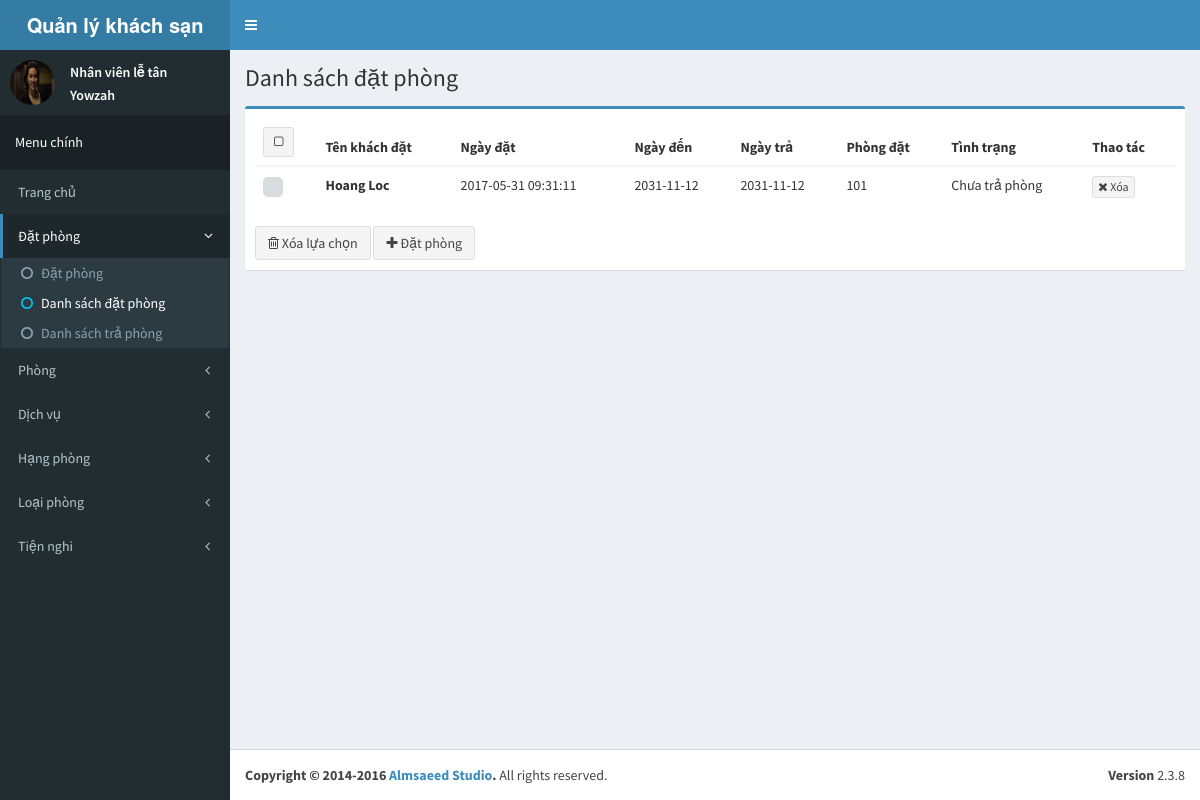
Page /admin/booking on the committed database.
### tables this page shows
CREATE TABLE `booking` (
  `booking_id` int(11) NOT NULL AUTO_INCREMENT,
  `customer_id` int(11) DEFAULT NULL,
  `quantity` int(11) DEFAULT NULL,
  `start_date` date DEFAULT NULL,
  `end_date` date DEFAULT NULL,
  `state` tinyint(1) DEFAULT NULL,
  `create_date` datetime DEFAULT NULL,
  PRIMARY KEY (`booking_id`),
  KEY `customer_id` (`customer_id`),
  CONSTRAINT `booking_ibfk_1` FOREIGN KEY (`customer_id`) REFERENCES `customer` (`customer_id`) ON DELETE CASCADE ON UPDATE CASCADE
);

CREATE TABLE `customer` (
  `customer_id` int(11) NOT NULL AUTO_INCREMENT,
  `fname` varchar(255) DEFAULT NULL,
  `lname` varchar(255) DEFAULT NULL,
  `id` varchar(255) DEFAULT NULL,
  `dob` date DEFAULT NULL,
  `gender` bit(1) DEFAULT NULL,
  `phone` varchar(255) DEFAULT NULL,
  `address` varchar(255) DEFAULT NULL,
  PRIMARY KEY (`customer_id`)
);

### application/core/MY_Controller.php (called while the page is built, shortened)
<?php defined('BASEPATH') OR exit('No direct script access allowed');
class MY_Controller extends CI_Controller
{
    protected $data = array();
    function __construct()
    {
        $this->data['page_title'] = 'CI_App';
        $this->data['before_head'] = '';
        $this->data['before_body'] = '';
    }
    protected function render($the_view = NULL, $template = 'master')
    {
        if ($template == 'json' || $this->input->is_ajax_request()) {
            header('Content-Type: application/json');
            echo json_encode($this->data);
        } else {
            $this->data['the_view_content'] = (is_null($the_view)) ? '' : $this->load->view($the_view, $this->data, TRUE);;
            $this->load->view('templates/' . $template . '_view', $this->data);
        }
    }
}
class Admin_Controller extends MY_Controller
{
    protected function render($the_view = NULL, $template = 'admin_master')
    {
        parent::render($the_view, $template);
    }
}

### index.php (called while the page is built, shortened)
<?php
require_once BASEPATH.'core/CodeIgniter.php';

### application/config/config.php (called while the page is built, shortened)
<?php
$config['base_url'] = 'http://localhost:8080/qlks/';
$config['index_page'] = '';
$config['uri_protocol']	= 'REQUEST_URI';
$config['url_suffix'] = '';
$config['language']	= 'english';
$config['charset'] = 'UTF-8';
$config['enable_hooks'] = FALSE;
$config['subclass_prefix'] = 'MY_';
$config['composer_autoload'] = FALSE;
$config['permitted_uri_chars'] = 'a-z 0-9~%.:_\-';
$config['enable_query_strings'] = FALSE;
$config['controller_trigger'] = 'c';
$config['function_trigger'] = 'm';
$config['directory_trigger'] = 'd';
$config['allow_get_array'] = TRUE;
$config['log_threshold'] = 0;
$config['log_path'] = '';
$config['log_file_extension'] = '';
$config['log_file_permissions'] = 0644;
$config['log_date_format'] = 'Y-m-d H:i:s';
$config['error_views_path'] = '';
$config['cache_path'] = '';
$config['cache_query_string'] = FALSE;
$config['encryption_key'] = 'doctor';
$config['sess_driver'] = 'files';
$config['sess_cookie_name'] = 'ci_session';
$config['sess_expiration'] = 7200;
$config['sess_save_path'] = NULL;
$config['sess_match_ip'] = FALSE;
$config['sess_time_to_update'] = 300;
$config['sess_regenerate_destroy'] = FALSE;
$config['cookie_prefix']	= '';
$config['cookie_domain']	= '';
$config['cookie_path']		= '/';
$config['cookie_secure']	= FALSE;
$config['cookie_httponly'] 	= FALSE;
$config['standardize_newlines'] = FALSE;
$config['global_xss_filtering'] = FALSE;
$config['csrf_protection'] = FALSE;
$config['csrf_token_name'] = 'csrf_test_name';
$config['csrf_cookie_name'] = 'csrf_cookie_name';
$config['csrf_expire'] = 7200;
$config['csrf_regenerate'] = TRUE;
$config['csrf_exclude_uris'] = array();
$config['compress_output'] = FALSE;
$config['time_reference'] = 'local';
$config['rewrite_short_tags'] = FALSE;
$config['proxy_ips'] = '';

### application/models/admin/Model_booking.php (called while the page is built, shortened)
<?php defined('BASEPATH') OR exit('No direct script access allowed');
class Model_booking extends CI_Model{
    public function get_list_room($booking_id = 0){
        return $this->db->select('room.room_id, room, price')
            ->from('room')
            ->join('bookingroom', 'bookingroom.room_id = room.room_id')
            ->where('booking_id', $booking_id)
            ->order_by('room', 'ASC')
            ->get()->result_array();
    }
    public function get_booking_list($start, $limit){
        return $this->db->select('booking_id, fname, lname, start_date, end_date, state, create_date')
            ->from('booking')
            ->join('customer', 'customer.customer_id = booking.customer_id')
            ->where('state', 0)
            ->limit($limit, $start)
            ->order_by('create_date', 'DESC')
            ->get()->result_array();
    }
}

### application/views/admin/booking/list_view.php (the view, shortened to what this page needs)
<div class="row">
    <div class="col-xs-12">
        <div class="box box-primary">
            <?php
            $att = array('role' => 'form');
            echo form_open('', $att);
            ?>
            <div class="box-body">
                <table id="example2" class="table table-hover">
                    <thead>
                    <tr>
                        <th><button type="button" class="btn btn-default btn-sm checkbox-toggle"><i class="fa fa-square-o"></i></button></th>
                        <th>Tên khách đặt</th>
                        <th>Ngày đặt</th>
                        <th>Ngày đến</th>
                        <th>Ngày trả</th>
                        <th>Phòng đặt</th>
                        <th>Tình trạng</th>
                        <th>Thao tác</th>
                    </tr>
                    </thead>
                    <tbody>
                    <?php
                    if (isset($list_booking) && count($list_booking)){
                        foreach ($list_booking as $key => $val) {
                            ?>
                            <tr>
                                <td><input type="checkbox" name="checkbox[]" value="<?php echo $val['booking_id']; ?>">
                                </td>
                                <td><a href="<?php echo base_url() . 'admin/booking/detail/' . $val['booking_id']; ?>"
                                       style="color: #333"><b><?php echo htmlspecialchars($val['fname'] . ' ' . $val['lname']); ?></b></a>
                                </td>
                                <td><a href="<?php echo base_url() . 'admin/booking/detail/' . $val['booking_id']; ?>"
                                       style="color: #333"><?php echo htmlspecialchars($val['create_date']); ?></a></td>
                                <td><a href="<?php echo base_url() . 'admin/booking/detail/' . $val['booking_id']; ?>"
                                       style="color: #333"><?php echo htmlspecialchars($val['start_date']); ?></a></td>
                                <td><a href="<?php echo base_url() . 'admin/booking/detail/' . $val['booking_id']; ?>"
                                       style="color: #333"><?php echo htmlspecialchars($val['end_date']); ?></a></td>
                                <td>
                                    <a href="<?php echo base_url() . 'admin/booking/detail/' . $val['booking_id']; ?>"
                                       style="color: #333">
                                        <?php
                                        $temp = array();
                                        foreach ($val['list_room'] as $k => $vl) {
                                            $temp[$k] = $vl['room'];
                                        }
                                        $str_list_room = implode(' - ', $temp);
                                        echo $str_list_room;
                                        ?>
                                    </a>
                                </td>
                                <td><a href="<?php echo base_url() . 'admin/booking/detail/' . $val['booking_id']; ?>"
                                       style="color: #333"><?php echo ($val['state'] == 0) ? 'Chưa trả phòng' : 'Đã trả phòng'; ?></a>
                                </td>
                                <td>
                                    <a href="<?php echo base_url(); ?>admin/booking/del/<?php echo $val['booking_id']; ?>">
                                        <button type="button" class="btn btn-default btn-xs del-btn"><i
                                                    class="fa fa-times"></i> Xóa
                                        </button>
                                    </a>
                                </td>
                            </tr>
                            <?php
                        }
                    }
                    else{
                        echo '<tr><td colspan="8">Không có dữ liệu</td></tr>';
                    }
                    ?>
                    </tbody>
                </table>
            </div>
            <div class="box-footer no-border">
                <button type="submit" name="btn-delete" value="btn-delete" class="btn btn-default" id="del-list"><i class="fa fa-trash-o"></i> Xóa lựa chọn</button>
                <a href="<?php echo base_url(); ?>admin/booking/registry"><button type="button" class="btn btn-default"><i class="fa fa-plus"></i> Đặt phòng</button></a>
            </div>
            <?php echo form_close(); ?>
        </div>
    </div>
</div>

### rows in the picture
booking: customer.lname "Hoang Loc", create_date "2017-05-31 09:31:11", start_date "2031-11-12", end_date "2031-11-12", str_list_room "101", state "Chưa trả phòng"

### other values in the picture
$content_header "Danh sách đặt phòng"
